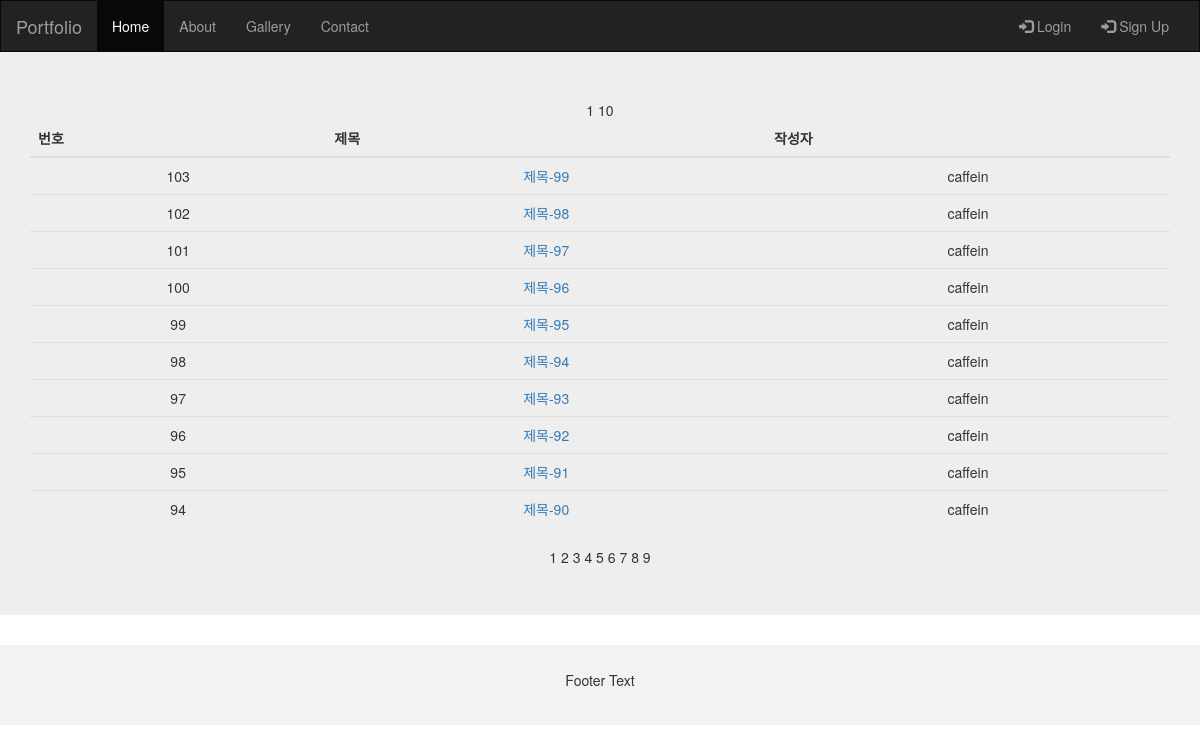
The page /article/list/ on the database as committed earlier.
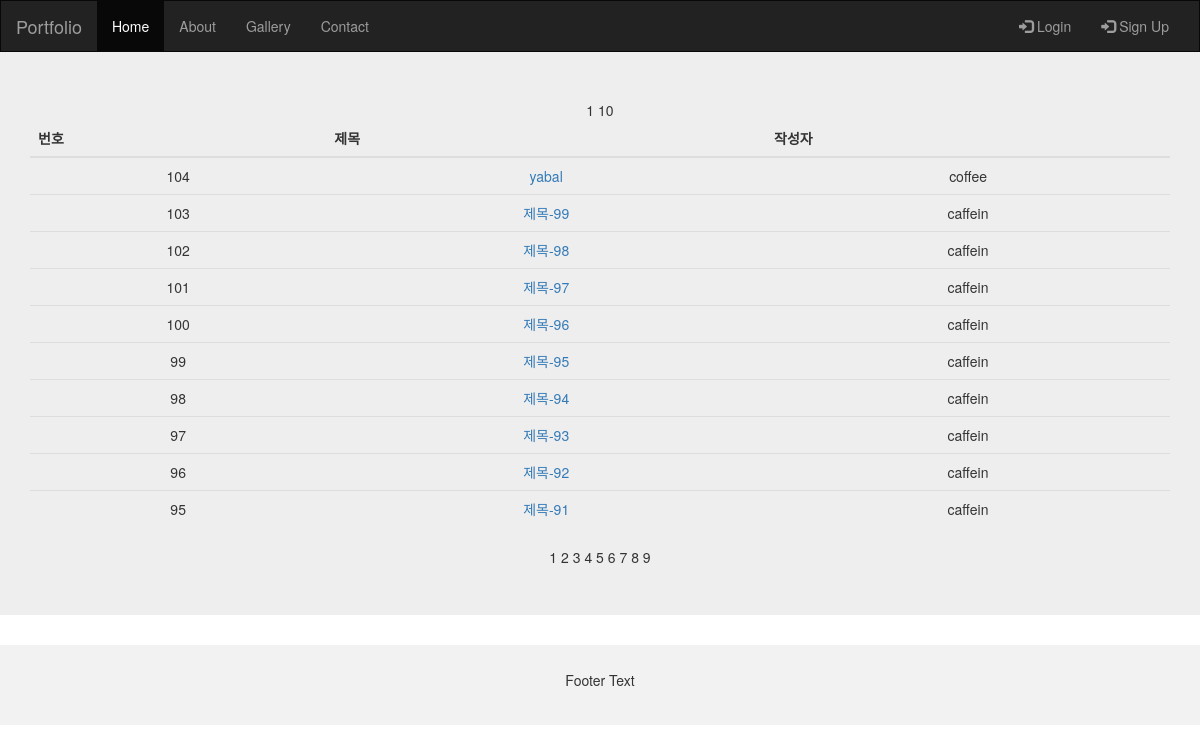
The same page on the database as committed later.
### article/models.py (models this page shows)
class Article(models.Model):
    title = models.CharField(max_length = 100)
    content = models.CharField(max_length = 1000)
    user = models.ForeignKey(User, on_delete = models.CASCADE)
    file_name = models.CharField(max_length = 300, null = 'true')

class User(models.Model):
    email = models.CharField(max_length = 50)
    pwd = models.CharField(max_length = 100)
    name = models.CharField(max_length = 10)

### board/views.py (the view)
# urls.py: path('article/list/', views.list),
def list(request):
    page = request.GET.get('page')
    if not page :
        page = 1
    article_list = Article.objects.order_by('-id')
    p = Paginator(article_list, 10)
    page_info = p.page(page)
    context = {
        'article_list' : page_info,
        'num_list' : range(int(page_info.start_index()), int(page_info.end_index()))
    }
    return render(request, 'list.html', context)

### templates/list.html
{% extends 'base.html' %}
{% block content %}
<div class="jumbotron">
    <div class="container text-center">
    {{ article_list.start_index }}
    {{ article_list.end_index }}
        <table class="table table-hover">
            <thead>
                <tr>
                    <th>번호</th><th>제목</th><th>작성자</th>
                </tr>
            </thead>
        <tbody>
            {% for article in article_list %}
                <tr>
                    <td>{{ article.id }}</td>
                    <td>
                        <a href = "/article/detail/{{ article.id }}">
                            {{ article.title }}
                        </a>
                    </td>
                    <td>{{ article.user.name }}</td>
                </tr>
            {% endfor %}
        </tbody>
        </table>
        {% for idx in num_list %}
            {{ idx }}
        {% endfor %}
    </div>
</div>
{% endblock %}

### templates/base.html (shortened to what this page needs)
<!DOCTYPE html>
<html lang="en">
<head>
  <link rel="stylesheet" href="https://maxcdn.bootstrapcdn.com/bootstrap/3.4.1/css/bootstrap.min.css">
</head>
<body>
<nav class="navbar navbar-inverse">
  <div class="container-fluid">
    <div class="navbar-header">
      <a class="navbar-brand" href="/">Portfolio</a>
    </div>
    <div class="collapse navbar-collapse" id="myNavbar">
      <ul class="nav navbar-nav">
        <li class="active"><a href="/">Home</a></li>
        <li><a href="#">About</a></li>
        <li><a href="/article/list">Gallery</a></li>
        <li><a href="/contact">Contact</a></li>
      </ul>
      <ul class="nav navbar-nav navbar-right">
        {% if request.session.email %}
        <li>
          <a href="/signout/">
            <span class="glyphicon glyphicon-log-out"></span> Logout
              {{ request.session.email }} 님 반갑습니다.
          </a>
        </li>
        {% else %}
        <li>
          <a href="/signin/">
            <span class="glyphicon glyphicon-log-in"></span> Login
          </a>
        </li>
        <li>
          <a href="/signup/">
            <span class="glyphicon glyphicon-log-in"></span> Sign Up
          </a>
        </li>
        {% endif %}
      </ul>
    </div>
  </div>
</nav>
{% block content %}
{% endblock %}
<footer class="container-fluid text-center">
  <p>Footer Text</p>
</footer>
</body>
</html>

### templates/base.html (style rules this page uses)
.navbar { margin-bottom: 0; border-radius: 0; }
footer { background-color: #f2f2f2; padding: 25px; }

Rows that differ between the two databases and show on the page:
no longer on this page (row unchanged): Article: id "94", title "제목-90", user.name "caffein"
added Article: id "104", title "yabal", user.name "coffee"
